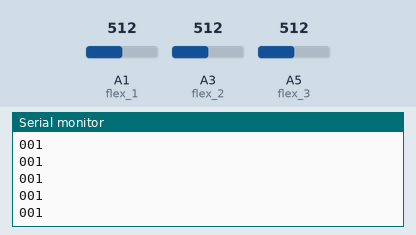
This sketch was run on a simulated Arduino Uno, built with avr-gcc and run on an emulated ATmega328P. Parts: the last lines printed to the serial monitor. The test bench sets the inputs (shaded band); at power-on: A5 (flex_3) = 512, A1 (flex_1) = 512, A3 (flex_2) = 512. No radio packets arrive unless stated.

Above: at 1.2 s.
1.3 s: A5 (flex_3) set to 560
At 1.37 s:
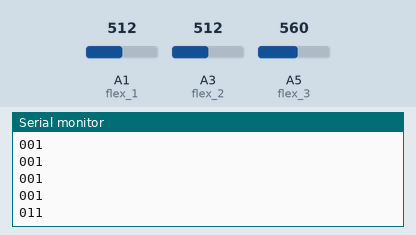
2.8 s: A1 (flex_1) set to 630
At 2.85 s:
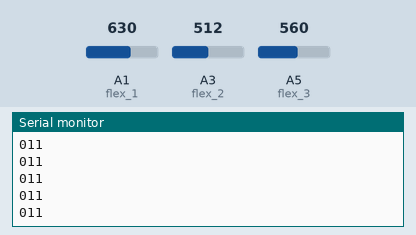
4.3 s: A3 (flex_2) set to 560
At 4.34 s:
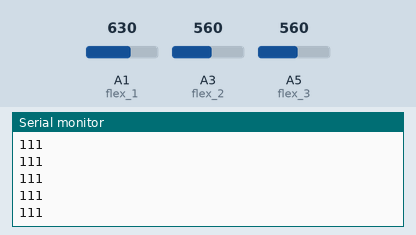
Timing chart, 0 to 7.3 s (numbered marks = the images above; inputs shaded):
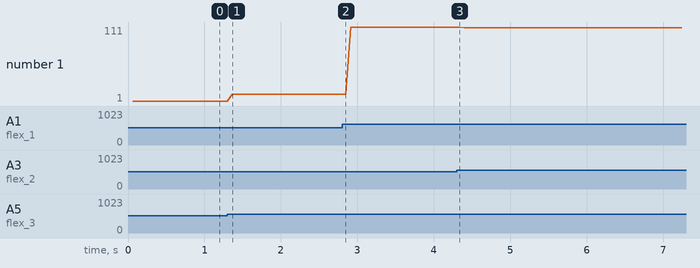

The sketch:

transmitter.ino
```cpp
//Transmitter Code (Glove) - Mert Arduino and Tech
#include <EEPROM.h>
#include <RH_ASK.h>
#include <SPI.h> // Not actually used but needed to compile

RH_ASK driver;                   //the library which helps us to control the radio modem

char *msg = "111"; //Total number of data to be sent (data package)

//define the flex sensor input pins

int flex_3 = A5;
int flex_2 = A3;
int flex_1 = A1;

//define variables for flex sensor values

int flex_3_val;
int flex_2_val;
int flex_1_val;

//RF24 radio(9,10);                     //9 and 10 are a digital pin numbers to which signals CE and CSN are connected.
//const uint64_t pipe = 0xE8E8F0F0E1LL; //the address of the modem, that will receive data from Arduino.
//
//
//void setup(void){
//  Serial.begin(9600);
//  radio.begin();                      //it activates the modem.
//  radio.openWritingPipe(pipe);        //sets the address of the receiver to which the program will send data.
//}

void setup()
{
    Serial.begin(9600);    // Debugging only
    if (!driver.init())
         Serial.println("init failed");
}

void loop(void){


  flex_3_val = analogRead(flex_3);
    flex_2_val = analogRead(flex_2);
    flex_1_val = analogRead(flex_1);
     flex_3_val=map(flex_3_val ,400,600,300,700);
 // Serial.println(flex_3_val);
  //index
  if(flex_1_val>620 && flex_2_val>550 && flex_3_val>600){
    msg[2]='0';
  }
  else if(flex_1_val<=620 && flex_2_val<=550 && flex_3_val<=600){
    msg="001";
  }
  else if(flex_1_val<=620 && flex_2_val<=550 && flex_3_val>600){
    msg="011";
  }
  else if(flex_1_val>620 && flex_2_val<=550 && flex_3_val<=600){
    msg="101";
  }
  else if(flex_1_val>620 && flex_2_val<=550 && flex_3_val>600){
    msg="111";
  }

//msg[0] corresponds to left tyres movement
//msg[1] corresponds to right tyres movement
// msg[2] means motion
// '0'value means backward rotation
// '1' means forward rotation

driver.send((uint8_t *)msg,strlen(msg));
driver.waitPacketSent();
    delay(1);
    Serial.println((char*)msg);
 // radio.write(msg, sizeof(msg));
}
```

Measured:
- after the input at 1.3 s, the serial monitor: prints a new line after 0.06 s (image 1)
- plotted number 1: 1 → 11 after the input at 1.3 s, 11 → 111 after the input at 2.8 s, 111 → 110 after the input at 4.3 s
